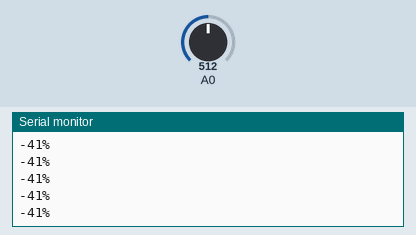
Bench run of a sketch on a simulated Arduino Uno, built with avr-gcc and run on an emulated ATmega328P. On the bench: the last lines printed to the serial monitor. The test bench sets the inputs (shaded band); at power-on: A0 = 512.

Above: at 1.2 s.
1.3 s: A0 set to 716
At 1.31 s:
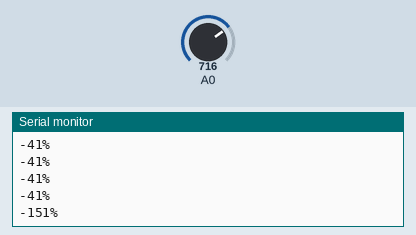
2.8 s: A0 set to 900
At 2.81 s:
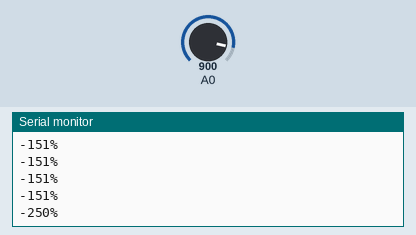
Timing chart, 0 to 5.8 s (numbered marks = the images above; inputs shaded):
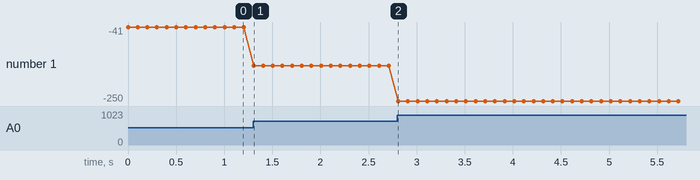

The sketch:

moisture.ino
```cpp
const int dry = 436;
const int wet = 251;

void setup() {
  // put your setup code here, to run once:
  Serial.begin(9600);
}

void loop() {
  // // put your main code here, to run repeatedly:
  int sensorVal = analogRead(A0);

  int percentageHumidity = map(sensorVal, wet, dry, 100, 0);


  Serial.print(percentageHumidity);
  Serial.println("%");

  delay(100);
}
```

Measured:
- after the input at 1.3 s, the serial monitor: prints a new line at once (image 1)
- after the input at 2.8 s, the serial monitor: prints a new line at once (image 2)
- plotted number 1: -41 → -151 after the input at 1.3 s, -151 → -250 after the input at 2.8 s
